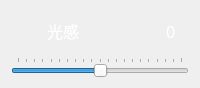
                      <widget class="QWidget" name="widget_5" native="true">
                       <property name="minimumSize">
                        <size>
                         <width>0</width>
                         <height>88</height>
                        </size>
                       </property>
                       <property name="maximumSize">
                        <size>
                         <width>16777215</width>
                         <height>88</height>
                        </size>
                       </property>
                       <layout class="QVBoxLayout" name="verticalLayout_4">
                        <item>
                         <layout class="QHBoxLayout" name="horizontalLayout_19" stretch="1,5,1">
                          <item>
                           <widget class="QLabel" name="label_image_light">
                            <property name="minimumSize">
                             <size>
                              <width>30</width>
                              <height>30</height>
                             </size>
                            </property>
                            <property name="styleSheet">
                             <string notr="true">image:url(:/images/icon/bright_light_control_shine_icon.svg)</string>
                            </property>
                            <property name="text">
                             <string/>
                            </property>
                           </widget>
                          </item>
                          <item>
                           <widget class="QLabel" name="label_text_light">
                            <property name="minimumSize">
                             <size>
                              <width>90</width>
                              <height>30</height>
                             </size>
                            </property>
                            <property name="font">
                             <font>
                              <family>黑体</family>
                              <pointsize>12</pointsize>
                              <weight>50</weight>
                              <italic>false</italic>
                              <bold>false</bold>
                              <stylestrategy>PreferAntialias</stylestrategy>
                             </font>
                            </property>
                            <property name="styleSheet">
                             <string notr="true">QLabel{
	color:rgb(255, 255, 255);
}</string>
                            </property>
                            <property name="text">
                             <string>光感</string>
                            </property>
                           </widget>
                          </item>
                          <item>
                           <widget class="QLabel" name="label_light_perception">
                            <property name="minimumSize">
                             <size>
                              <width>0</width>
                              <height>0</height>
                             </size>
                            </property>
                            <property name="font">
                             <font>
                              <family>黑体</family>
                              <pointsize>12</pointsize>
                              <weight>50</weight>
                              <italic>false</italic>
                              <bold>false</bold>
                              <stylestrategy>PreferAntialias</stylestrategy>
                             </font>
                            </property>
                            <property name="styleSheet">
                             <string notr="true">QLabel{
	color:rgb(255, 255, 255);
}</string>
                            </property>
                            <property name="text">
                             <string>0</string>
                            </property>
                           </widget>
                          </item>
                         </layout>
                        </item>
                        <item>
                         <widget class="QSlider" name="horizontalSlider_light_perception">
                          <property name="styleSheet">
                           <string notr="true"/>
                          </property>
                          <property name="minimum">
                           <number>-100</number>
                          </property>
                          <property name="maximum">
                           <number>100</number>
                          </property>
                          <property name="orientation">
                           <enum>Qt::Horizontal</enum>
                          </property>
                          <property name="tickPosition">
                           <enum>QSlider::TicksAbove</enum>
                          </property>
                         </widget>
                        </item>
                       </layout>
                      </widget>
